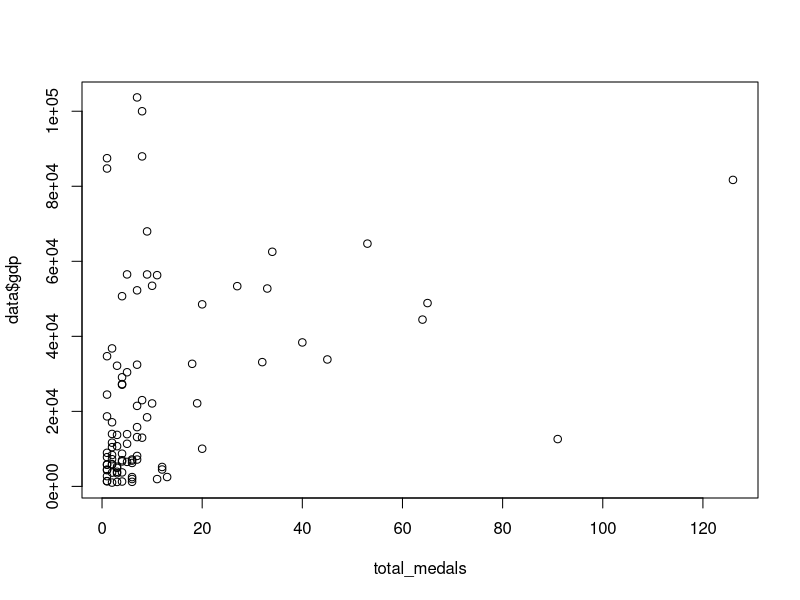
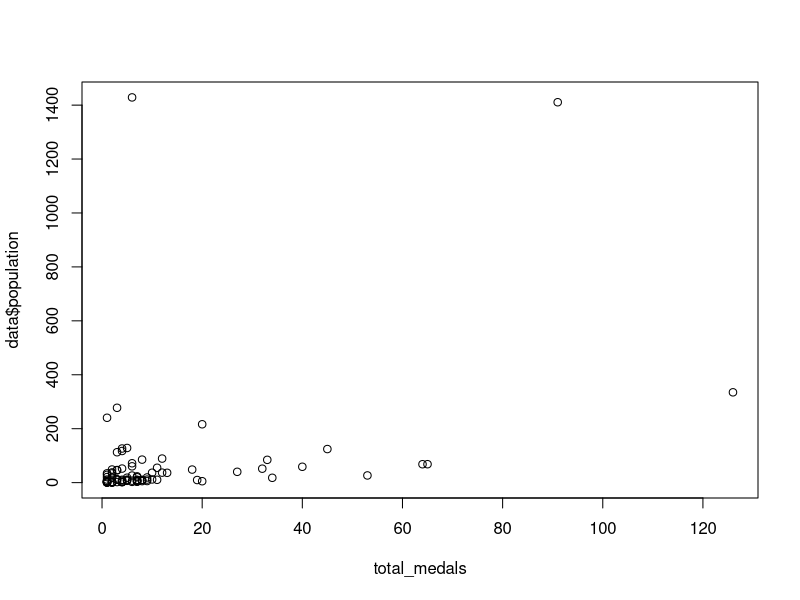

Write the R code that produced these figures, in order. (Note: this script raises an error after producing the figures.)
setwd("/home/ahmad/Desktop/2023_2024/ClusterData/Project")



# install.packages(c("lmerTest", "MuMIn", "Matrix", "lme4"))
library(Matrix)
library(lme4)

library(stats)

data <- read.csv("olympics-economics.csv")

attach(data)

total_medals = gold + silver + bronze


plot(total_medals, data$gdp)
plot(total_medals, data$population)




head(df)
model <- glmer(total ~ gold + silver + bronze + gdp + population + (1 | country_code), data = df, family = poisson)


summary(model)


packageVersion("Matrix")[1]
packageVersion("lme4")[1]



# Standardize predictor variables
df$gold_std <- scale(df$gold)
df$silver_std <- scale(df$silver)
df$bronze_std <- scale(df$bronze)
df$gdp_std <- scale(df$gdp)
df$population_std <- scale(df$population)

# Fit the GLMM with standardized variables
model <- glmer(total ~ gold_std + silver_std + bronze_std + gdp_std + population_std + (1 | country_code), data = df, family = poisson)
